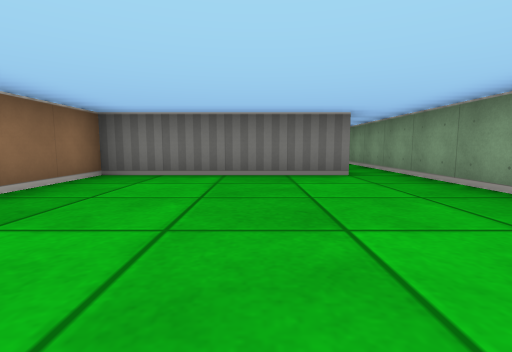
[1] (above)

16 first-person views from a walk through a cub3D level. The camera is about half as high as the walls, tilts 6° down and sees 85° across. The floor is counted in squares. Each view is taken from the middle of a square. On the plan, view 1 faces up. The plan holds only what a view shows up to about 9 squares ahead; the rest is blank.

[2]
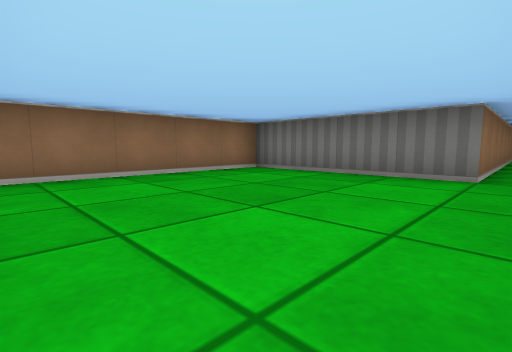

[3]
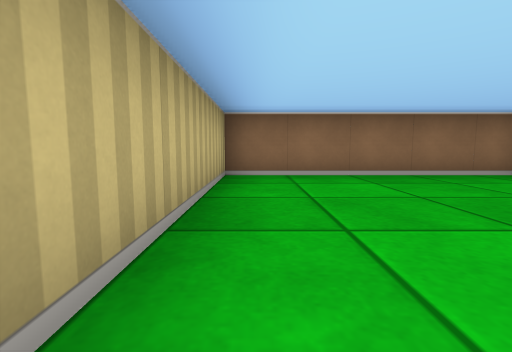

[4]
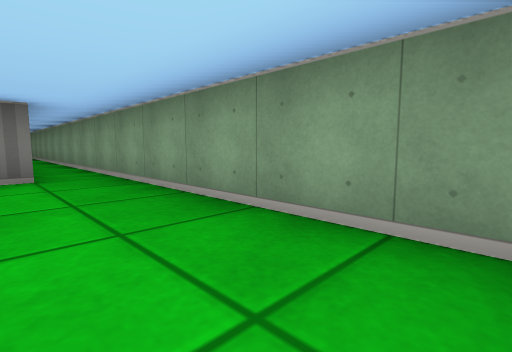

[5]
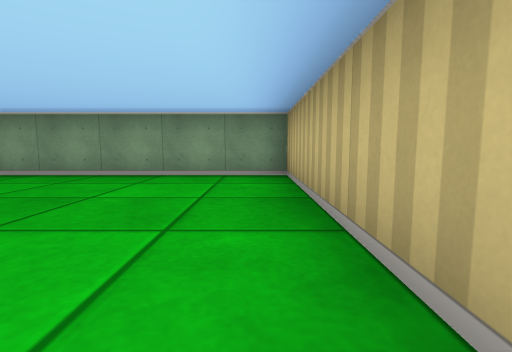

[6]
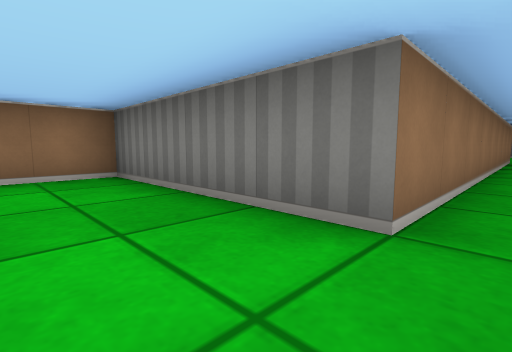

[7]
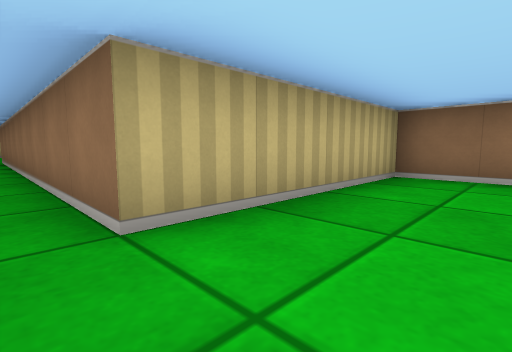

[8]
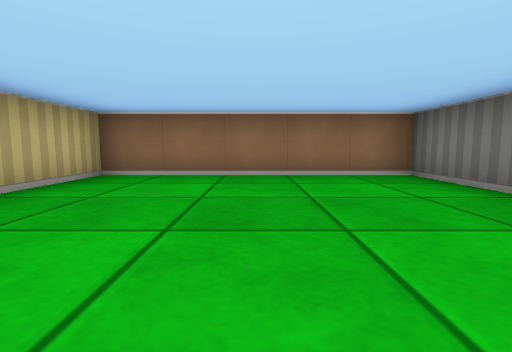

[9]
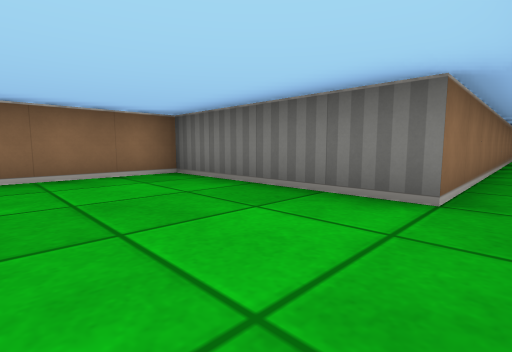

[10]
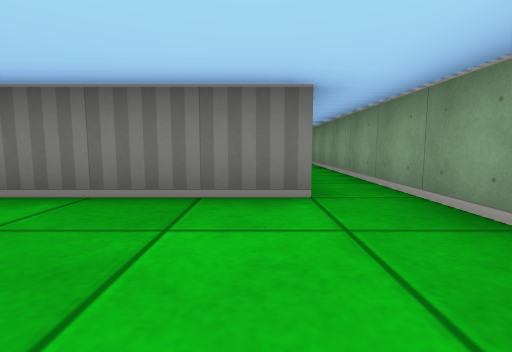

[11]
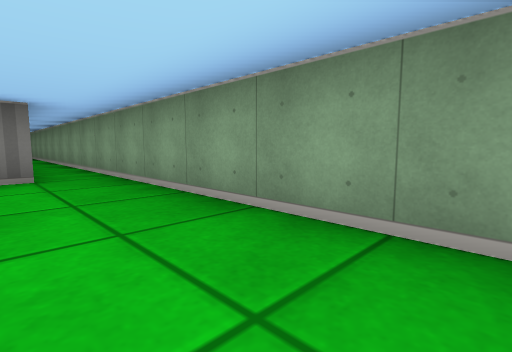

[12]
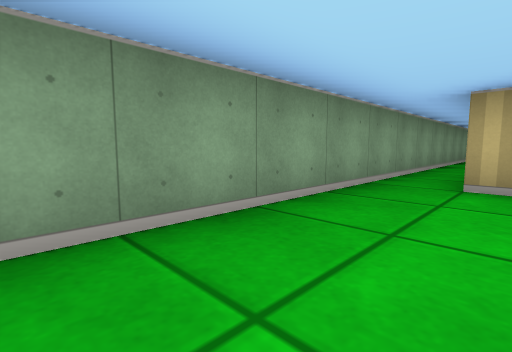

[13]
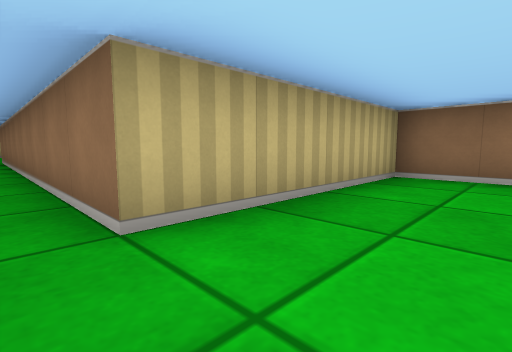

[14]
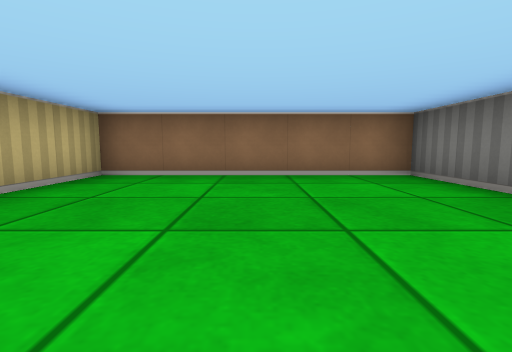

[15]
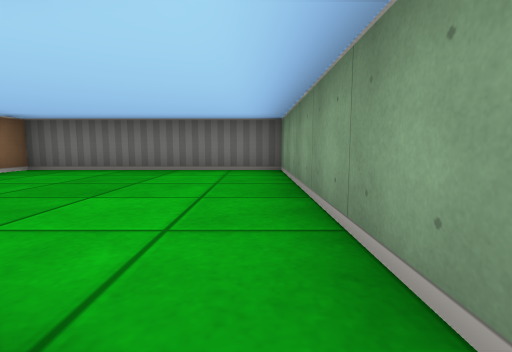

[16]
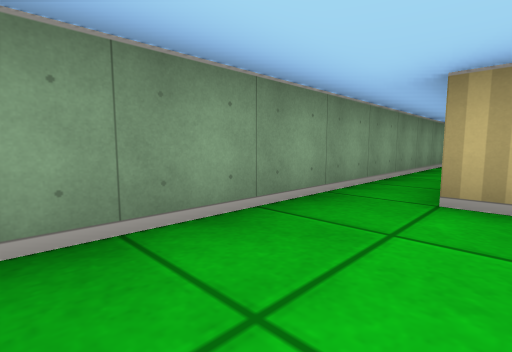

### Floor plan
Ten units are one square. View 1 is at (0, 0); x grows to the right and y downward. Boxes are objects, and circles mark ways between rooms. Rooms are numbered by the first view taken in them; rooms with no view inside come last. Other rooms are left out.
<svg viewBox="-30 -330 60 340">
<path fill="none" stroke="#000" d="M15 -135 15 -45 -25 -45 -25 5 25 5 25 -135M25 -135 25 -275M15 -275 15 -185 -25 -185 -25 -135 15 -135M25 -275 25 -325 -25 -325 -25 -275 15 -275"/>
<circle cx="20" cy="-130" r="3" fill="#2a7"/>
<circle cx="20" cy="-270" r="3" fill="#2a7"/>
<text x="10" y="-40">1</text>
<text x="10" y="-180">2</text>
<text x="0" y="-300">3</text>
</svg>
Room 1 opens to room 2. Room 2 opens to room 3.

Where each view was taken, in squares from view 1:
view 1: 0 up, 0 right, facing up
view 2: 0 up, 2 right, facing up-left
view 3: 0 up, 2 right, facing left
view 4: 0 up, 1 right, facing up-right
view 5: 0 up, 2 left, facing right
view 6: 3 up, 2 right, facing up-left
view 7: 15 up, 2 right, facing down-left
view 8: 16 up, 2 right, facing left
view 9: 16 up, 2 right, facing up-left
view 10: 16 up, 1 right, facing up
view 11: 14 up, 1 right, facing up-right
view 12: 17 up, 1 right, facing down-right
view 13: 29 up, 2 right, facing down-left
view 14: 30 up, 2 right, facing left
view 15: 27 up, 2 right, facing up
view 16: 30 up, 1 right, facing down-right
